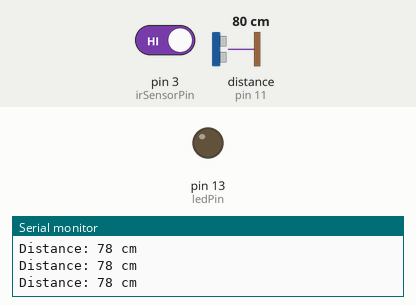
Simulated run of this sketch. Board: Arduino Uno, built with avr-gcc and run on an emulated ATmega328P. Parts: output pins drawn as LEDs (lit = HIGH), the last lines printed to the serial monitor. Wiring (inferred from the names in the program): ultrasonic range finder: trigger pin 10; echo pin 11. The test bench sets the inputs (shaded band); at power-on: pin 3 (irSensorPin) HIGH, distance to the obstacle (sensor on pin 11) 80 cm. The echo pulse lasts 58.3 µs per cm; pins used as bus, display or sensor lines are not drawn.

Above: at 1.3 s.
1.4 s: pin 3 (irSensorPin) driven LOW
At 2.0 s:
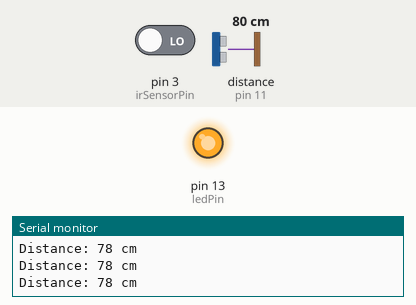
3.0 s: pin 3 (irSensorPin) driven HIGH
At 3.7 s:
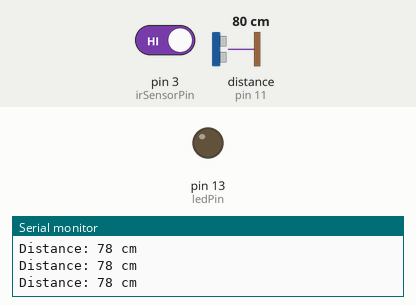
Timing chart, 0 to 6.0 s (numbered marks = the images above; inputs shaded):
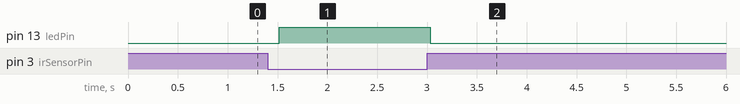

The sketch:

main.ino
```cpp
int duration;
int distance;

const int trigPin = 10;  // Ultrasonic sensor trigger pin
const int echoPin = 11;  // Ultrasonic sensor echo pin
const int irSensorPin = 3;  // IR sensor pin
const int ledPin = 13;  // LED pin for visual feedback

void setup() {
  // Initialize serial communication
  Serial.begin(9600);

  // Set pin modes for ultrasonic sensor
  pinMode(trigPin, OUTPUT);
  pinMode(echoPin, INPUT);

  // Set pin modes for IR sensor and LED
  pinMode(irSensorPin, INPUT);
  pinMode(ledPin, OUTPUT);
}

void loop() {
  // IR Sensor behavior
  if (digitalRead(irSensorPin) == LOW) { // Object detected
    digitalWrite(ledPin, HIGH);  // Turn on LED
  } else {
    digitalWrite(ledPin, LOW);  // Turn off LED
  }

  // Ultrasonic sensor behavior
  digitalWrite(trigPin, LOW);
  delayMicroseconds(2);
  digitalWrite(trigPin, HIGH);
  delayMicroseconds(10);
  digitalWrite(trigPin, LOW);

  duration = pulseIn(echoPin, HIGH);
  distance = duration * 0.034 / 2;

  // Print the distance to the Serial Monitor
  Serial.print("Distance: ");
  Serial.print(distance);
  Serial.println(" cm");

  delay(500);  // Small delay to prevent overwhelming the serial monitor
}
```

Measured:
- after the input at 1.4 s, pin 13 (ledPin): LOW → HIGH after 0.12 s
- after the input at 3.0 s, pin 13 (ledPin): HIGH → LOW at once
